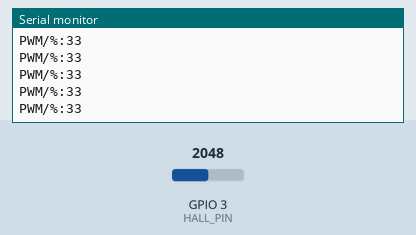
The sketch below on a simulated ESP32-C3. Shown: the last lines printed to the serial monitor. Inputs (shaded band) come from the test bench; at power-on: GPIO 3 (HALL_PIN) = 2048. No CAN messages arrive unless stated.

Above: at 1.2 s.
1.3 s: GPIO 3 (HALL_PIN) set to 2866
At 2.4 s:
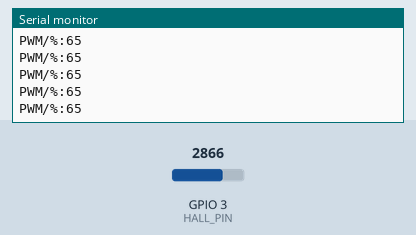
2.8 s: GPIO 3 (HALL_PIN) set to 3603
At 3.9 s:
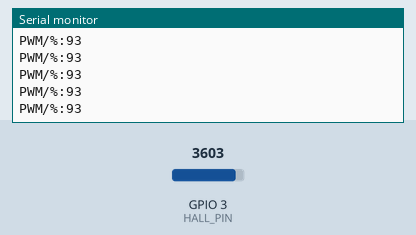
Timing chart, 0 to 5.8 s (numbered marks = the images above; inputs shaded):
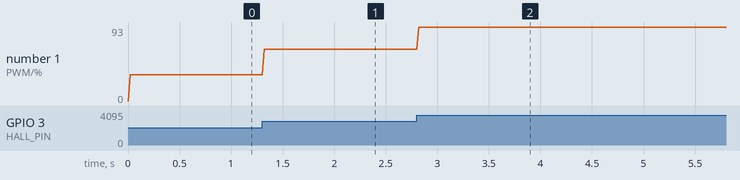

The sketch:

Tutorial4_3_VESC_PWM_CAN.ino
```cpp
#include "freertos/FreeRTOS.h"
#include "freertos/task.h"
#include "freertos/semphr.h" // FreeRTOSのミューテックス機能を利用するために必要なヘッダファイル
#include <Arduino.h>
#include <driver/twai.h>
#include <esp32-hal-adc.h> // ESP32-C3 でも analogSetPinAttenuation が使えます

// --- ADC 設定 ---
constexpr gpio_num_t HALL_PIN = GPIO_NUM_3; // スロットルセンサー入力
constexpr int ADC_RESOLUTION = 4095;        // 12bit

// --- CAN (TWAI) 設定 ---
constexpr gpio_num_t CAN_TX_PIN = GPIO_NUM_1;
constexpr gpio_num_t CAN_RX_PIN = GPIO_NUM_0;
constexpr long CAN_BAUD = 500000; // 500 kbps

// --- VESC CAN プロトコル ---
constexpr uint32_t CAN_PACKET_SET_DUTY = 0x0; // デューティコマンド識別子
constexpr uint8_t VESC_ID =
    0x7; // VESC ID: VESC Tool/App Settings/General/VESC ID

// --- スロットル平均化設定 ---
// constexpr int SAMPLES_COUNT = 20; // 20msの間に20サンプル（1ms毎）
constexpr int SAMPLES_COUNT = 20; // スロットル入力の平均を取るためのサンプル数。20サンプル（1ms毎に取得）の移動平均を計算します。
// 値を大きくすると入力が滑らかになりますが、制御の応答は少し遅くなる傾向があります。
// static int throttle_samples[SAMPLES_COUNT];
static int throttle_samples[SAMPLES_COUNT]; // スロットル入力の過去の値を格納する配列（リングバッファとして使用）。この配列の値を合計して平均値を求めます。
static int sample_index = 0;
static float HALL_MIN = 0.29f; // スロットル最小値 (29%)
static float HALL_MAX = 0.92f; // スロットル最大値 (92%)

// static SemaphoreHandle_t throttleMutex = NULL; // Mutex for throttle data
static SemaphoreHandle_t throttleMutex = NULL; // スロットル関連データ (throttle_samples配列 と sample_index変数) を保護するためのミューテックスハンドルです。
// これらのデータは複数のタスクからアクセスされるため、データ競合（同時に書き換えようとして値が壊れるなど）を防ぐためにミューテックスによる排他制御を行います。

// TWAI の一般設定・タイミング設定・フィルタ設定
constexpr twai_general_config_t g_config =
    TWAI_GENERAL_CONFIG_DEFAULT(CAN_TX_PIN, CAN_RX_PIN, TWAI_MODE_NORMAL);
constexpr twai_timing_config_t t_config = TWAI_TIMING_CONFIG_500KBITS();
constexpr twai_filter_config_t f_config = TWAI_FILTER_CONFIG_ACCEPT_ALL();

// VESCコントロールタスク: 平均化されたスロットル値を読み取り、VESC制御用のCANメッセージを定期的に送信するタスク
// 20ms周期で実行され、スロットル値に基づいて計算されたデューティ比をVESCに指令します。
void vescControlTask(void *pvParameters) {
  TickType_t xLastWakeTime;
  const TickType_t xFrequency = pdMS_TO_TICKS(20); // 20ms間隔

  // タスクの初期化: 初回の起床時刻を現在の時刻に設定
  xLastWakeTime = xTaskGetTickCount();

  while (1) {
    // スロットル入力の平均値を計算します。
    // アナログセンサーからの入力値は、電源ノイズやセンサー自体の特性により細かく変動することがあります。
    // このような入力のブレを抑え、より安定した制御を行うために、複数回読み取った値の平均を使用します。
    // ここでは、直近の `SAMPLES_COUNT` 回分の入力値の合計を求め、その後平均値を算出します（単純移動平均）。
    int32_t sum = 0; // スロットル値の合計を格納する変数。ループ前に必ず0で初期化します。
    // throttle_samples 配列を読み取る前にミューテックスを取得します。
    // これにより、throttleReadTaskが配列を更新している途中で読み取ってしまうことを防ぎます。
    if (xSemaphoreTake(throttleMutex, portMAX_DELAY) == pdTRUE) { // pdTRUE は取得成功を示す
      for (int i = 0; i < SAMPLES_COUNT; i++) {
        sum += throttle_samples[i];
      }
      // 読み取りが完了したので、ミューテックスを解放します。
      // xSemaphoreGiveを実行すると、待機していた他のタスクがミューテックスを取得できるようになります。
      xSemaphoreGive(throttleMutex);
    } else {
      // Failed to get mutex, perhaps log an error or skip this cycle
      // For this tutorial, we assume it's always acquired with portMAX_DELAY
      // If not, sum will remain 0, leading to 0 PWM.
      // ミューテックスの取得に失敗した場合の処理（通常は起こりにくいが、堅牢な設計のためには考慮する）
      Serial.println("Error: vescControlTask failed to take throttleMutex");
      // Optionally, continue to ensure vTaskDelayUntil is called
      // continue;
    }

    // Calculations and CAN transmission should be outside the mutex lock
    float percent = (sum / (float)(SAMPLES_COUNT * ADC_RESOLUTION));

    // 実際の範囲から0-100%に正規化
    float pwm = (percent - HALL_MIN) / (HALL_MAX - HALL_MIN);
    pwm = constrain(pwm, 0.0f, 1.0f); // 0.0–1.0
    int32_t scaled = (int32_t)(pwm * 100000.0f);

    // CAN メッセージ作成
    twai_message_t msg;
    memset(&msg, 0, sizeof(msg)); // メッセージ構造体をゼロクリア

    // CANメッセージのIDを設定します。
    // VESCのCAN通信プロトコルでは、多くの場合、コマンドの種類を示すIDと、
    // 制御対象のVESCユニットのIDを組み合わせてメッセージIDを構成します。
    // ここでは `CAN_PACKET_SET_DUTY` (デューティ比設定コマンド、値は0) を上位8ビットにシフトし、
    // VESCユニットのID (`VESC_ID`) と論理和を取ることで、最終的なメッセージIDとしています。
    // 例: VESC_IDが7の場合、IDは (0 << 8) | 7 = 0x007 となります。
    // VESCのドキュメントによると、デューティ比設定コマンドのIDは単にVESC IDそのものになる場合があります。
    // このコードではコマンドIDとVESC IDを明確に分けていますが、送信されるIDはVESC IDと同じになります。
    msg.identifier = (CAN_PACKET_SET_DUTY << 8) | VESC_ID;

    // このメッセージが拡張IDフォーマット (29ビットID) であることを示します。
    // VESCの標準的なCAN通信は拡張IDを使用します。
    msg.flags = TWAI_MSG_FLAG_EXTD;

    // VESCに送信するデータ (scaled: 32ビット整数) をビッグエンディアン形式のバイト配列に変換します。
    // ビッグエンディアンとは、数値の最上位バイト（MSB）がメモリの先頭アドレスに格納される方式です。
    // (例: 0x12345678 の場合、buf[0]=0x12, buf[1]=0x34, buf[2]=0x56, buf[3]=0x78 となる)
    // VESCのCANプロトコルでは、多くのコマンドデータがこの形式で送信される必要があります。
    uint8_t buf[4] = {(uint8_t)(scaled >> 24), (uint8_t)(scaled >> 16),
                      (uint8_t)(scaled >> 8), (uint8_t)(scaled)};
    // 作成したバイト配列をCANメッセージのデータフィールドにコピーします。
    memcpy(msg.data, buf, sizeof(buf));
    // データ長をセットします (ここでは32ビット整数なので4バイト)。
    msg.data_length_code = sizeof(scaled);

    Serial.print("PWM/%:");
    Serial.println(scaled / 1000);

    // 送信（送信待ち最大 10 ms）
    if (twai_transmit(&msg, pdMS_TO_TICKS(10)) != ESP_OK) {
      Serial.println("TWAI transmit failed"); // CANメッセージの送信に失敗した場合のエラー表示
    }

    // 次の周期まで待機
    // 20ms周期を正確に保つため、vTaskDelayUntilを使用します。
    // この関数は、指定された起床時刻 (xLastWakeTime) になるまでタスクをブロックします。
    // ループ内の処理時間が変動しても、周期の精度が維持されます。
    vTaskDelayUntil(&xLastWakeTime, xFrequency);
  }
}

// スロットル読み取りタスク: スロットルセンサーからのアナログ値を高速 (1ms周期) で読み取り、
// 平均化処理のために `throttle_samples` 配列に格納するタスク。
void throttleReadTask(void *pvParameters) {
  TickType_t xLastWakeTime;
  const TickType_t xFrequency = pdMS_TO_TICKS(1); // 1ms間隔

  // タスクの初期化: 初回の起床時刻を現在の時刻に設定
  xLastWakeTime = xTaskGetTickCount();

  while (1) {
    // ミューテックスを取得して、共有データ (throttle_samples, sample_index) へのアクセスを保護します。
    // xSemaphoreTakeは、指定されたミューテックスが利用可能になるまで待機し（ここではportMAX_DELAYで無期限待機）、取得します。
    // これにより、他のタスク (vescControlTask) が同時に throttle_samples を読み取ろうとすることを防ぎ、データの整合性を保ちます。
    if (xSemaphoreTake(throttleMutex, portMAX_DELAY) == pdTRUE) { // pdTRUE は取得成功を示す
      throttle_samples[sample_index] = analogRead(HALL_PIN);
      sample_index = (sample_index + 1) % SAMPLES_COUNT;
      // 共有データの操作が完了したので、ミューテックスを解放します。
      // xSemaphoreGiveを実行すると、待機していた他のタスクがミューテックスを取得できるようになります。
      // ミューテックスは、保護するクリティカルセクション（共有リソースへのアクセス区間）を最小限にし、速やかに解放することが重要です。
      xSemaphoreGive(throttleMutex);
    }
    // 次の周期まで待機
    // 1ms周期を正確に保つため、vTaskDelayUntilを使用します。
    // これにより、高頻度でのセンサー読み取りが安定して行われます。
    vTaskDelayUntil(&xLastWakeTime, xFrequency);
  }
}

void setup() {
  Serial.begin(115200);

  // スロットルデータアクセス用ミューテックスの作成
  // xSemaphoreCreateMutexは、ミューテックス（相互排他セマフォ）を作成するFreeRTOS APIです。
  // ミューテックスは、複数のタスクが共有リソース（ここでは throttle_samples 配列と sample_index 変数）へ同時にアクセスすることを防ぎ、
  // データの一貫性を保つために使用されます。これにより、タスク間の安全なデータ共有が可能になります。
  // FreeRTOSのミューテックスについてさらに詳しく知りたい場合は、公式ドキュメントやウェブ上の解説記事を参照してください。
  // (例: 「FreeRTOS ミューテックスとは」「FreeRTOS排他制御」などで検索)
  // ESP-IDFの公式ドキュメント(英語): https://docs.espressif.com/projects/esp-idf/en/latest/esp32/api-reference/system/freertos.html#mutexes
  throttleMutex = xSemaphoreCreateMutex();
  // ミューテックスの作成に成功したかを確認します。
  // もしNULLが返ってきた場合、メモリ不足などでミューテックスの作成に失敗しています。
  // このような場合、プログラムは期待通りに動作しない可能性が高いため、エラー処理を行います。
  if (throttleMutex == NULL) {
      Serial.println("Error: Failed to create throttleMutex"); // エラーメッセージをシリアルに出力
      while(1); // 無限ループでプログラムを停止（エラー発生時は安全のため、システムを停止させる）
  }

  // ADC 減衰設定（11dB で約0–2.5V測定可）
  analogSetPinAttenuation(HALL_PIN, ADC_11db);

  // スロットルサンプル配列の初期化
  for (int i = 0; i < SAMPLES_COUNT; i++) {
    throttle_samples[i] = 0;
  }

  // TWAI ドライバのインストール
  if (twai_driver_install(&g_config, &t_config, &f_config) != ESP_OK) {
    Serial.println("Failed to install TWAI driver");
    while (1)
      ;
  }
  // TWAI ドライバ開始
  if (twai_start() != ESP_OK) {
    Serial.println("Failed to start TWAI driver");
    while (1)
      ;
  }

  Serial.println("TWAI (CAN) initialized");

  // FreeRTOSタスクの作成
  // xTaskCreate は FreeRTOS で新しいタスクを生成するための関数です。
  // これにより、複数の処理（この場合はスロットル読み取りとVESC制御）を並行して実行できます。
  // 各タスクは独立したスタック空間を持ち、OSスケジューラによって優先度に基づいて実行時間が割り当てられます。
  // (各パラメータの詳細は Tutorial3_... の xTaskCreatePinnedToCore のコメントを参照)

  // FreeRTOSタスクの作成 (スロットル読み取りタスク)
  // throttleReadTask関数を "ThrottleRead" という名前のタスクとして並行処理を開始します。
  // 優先度2で実行され、1ms周期でスロットル値を読み取ります。センサーデータの取得は比較的高頻度で行うため、制御タスクより若干高い優先度を設定しています。
  xTaskCreate(throttleReadTask,    // タスクとして実行する関数
              "ThrottleRead",      // タスク名 (デバッグ用)
              2048,                // スタックサイズ (バイト単位)
              NULL,                // タスクに渡すパラメータ (今回はなし)
              2,                   // タスクの優先度 (数値が大きいほど高優先度)
              NULL);               // タスクハンドル (今回は使用せず)

  // FreeRTOSタスクの作成 (VESC制御タスク)
  // vescControlTask関数を "VESCControl" という名前のタスクとして並行処理を開始します。
  // 優先度1で実行され、20ms周期でCANメッセージを送信します。こちらは制御指令の送信で、スロットル読み取りよりは低頻度です。
  xTaskCreate(vescControlTask,     // タスクとして実行する関数
              "VESCControl",       // タスク名
              2048,                // スタックサイズ
              NULL,                // パラメータ
              1,                   // 優先度
              NULL);               // タスクハンドル
}

void loop() {
  // メインループ (Arduino の loop() 関数) は、FreeRTOSタスクが動作している間は実質的に使用されません。
  // FreeRTOSスケジューラがタスクの実行管理を行うため、loop() 内の処理は通常実行機会がほとんどありません。
  // vTaskDelay(portMAX_DELAY) を呼び出すことで、loopタスク（メインタスク）を無期限スリープ状態にし、
  // CPUリソースを他のアプリケーションタスク（throttleReadTask や vescControlTask）に完全に譲渡します。
  // これがFreeRTOS環境での一般的な loop() の実装方法です。
  vTaskDelay(portMAX_DELAY);
}
```

Measured:
- after the input at 1.3 s, the serial monitor: prints a new line at once (image 1)
- after the input at 2.8 s, the serial monitor: prints a new line at once (image 2)
- plotted number 1: 33 → 65 after the input at 1.3 s, 65 → 93 after the input at 2.8 s
